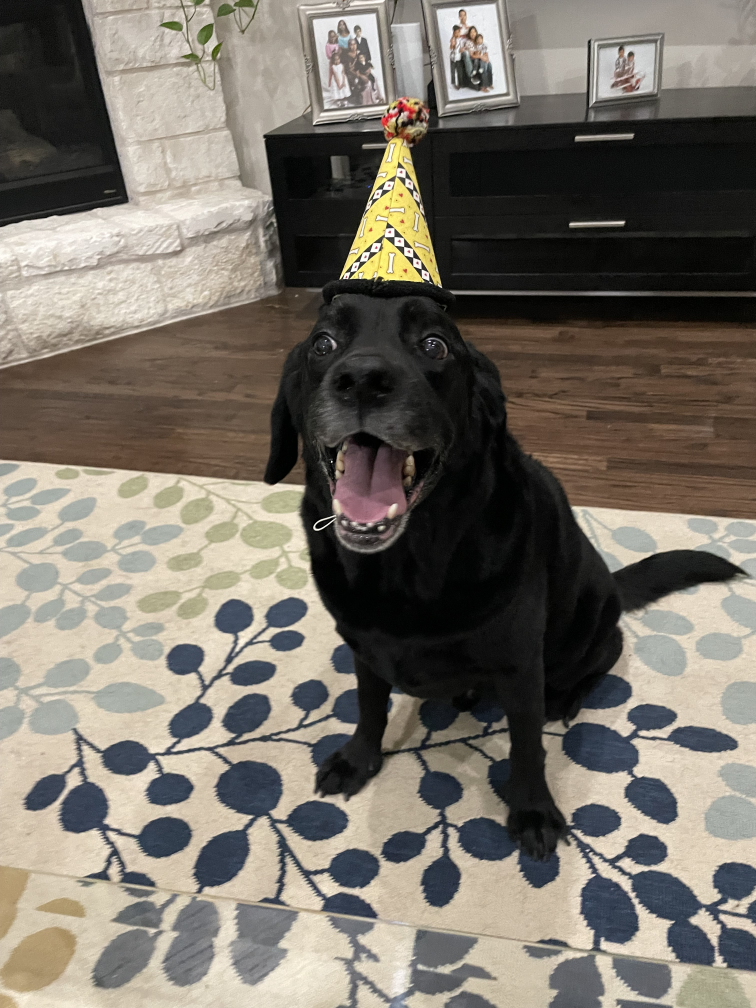
#> input picture assets/Birthday.jpeg, 3024 x 4032 px (shown at 1/4 size)
$ python shapes.py
#> lines starting #> are read from the running program, lines starting #| are printed output that depends on the picture
import cv2

'''
Displays image and closes window on any key press
Inputs:
- title: string title of image
- img: image to be displayed
Outputs:
- doesn't return anything, just displays image
'''
def showimg(title, img):
    cv2.imshow(title, img)
    cv2.waitKey(0)
    cv2.destroyAllWindows()

#read and resize image
img = cv2.imread("assets/Birthday.jpeg", cv2.IMREAD_COLOR)
#> img is the input picture: shape (4032, 3024, 3); mean B, G, R 104.2, 113.8, 119.9
img = cv2.resize(img, (800, 1000))
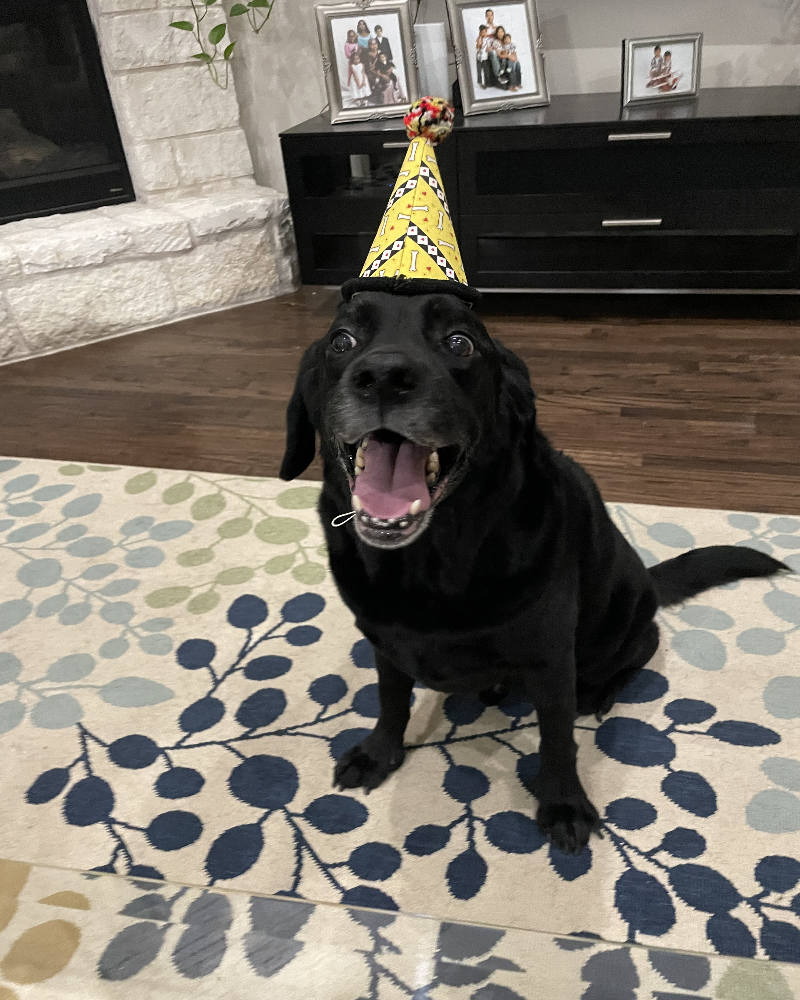
#> img: shape (1000, 800, 3); mean B, G, R 104.1, 113.7, 119.8

#Border
bordered = cv2.copyMakeBorder(img, 20, 20, 20, 20, borderType=cv2.BORDER_CONSTANT, value=(100, 50, 30))
showimg("Bordered Boomer", bordered)

#Line
teeth = bordered.copy()
teeth = cv2.line(teeth, (450, 470), (440, 500), color = (0, 0, 200), thickness=10)
teeth = cv2.line(teeth, (440, 470), (440, 500), color = (0, 0, 200), thickness=10)
#> teeth: shape (1040, 840, 3); mean B, G, R 103.7, 108.3, 112.3

teeth = cv2.line(teeth, (370, 465), (380, 500), color = (0, 0, 200), thickness=10)
teeth = cv2.line(teeth, (380, 465), (380, 500), color = (0, 0, 200), thickness=10)
#> teeth: shape (1040, 840, 3); mean B, G, R 103.7, 108.2, 112.4
showimg("Count-Boomer", teeth)

#Arrow
alien = bordered.copy()
alien = cv2.arrowedLine(alien, (410, 320), (410, 250), color=(0, 200, 0), thickness = 20, tipLength=0.2)
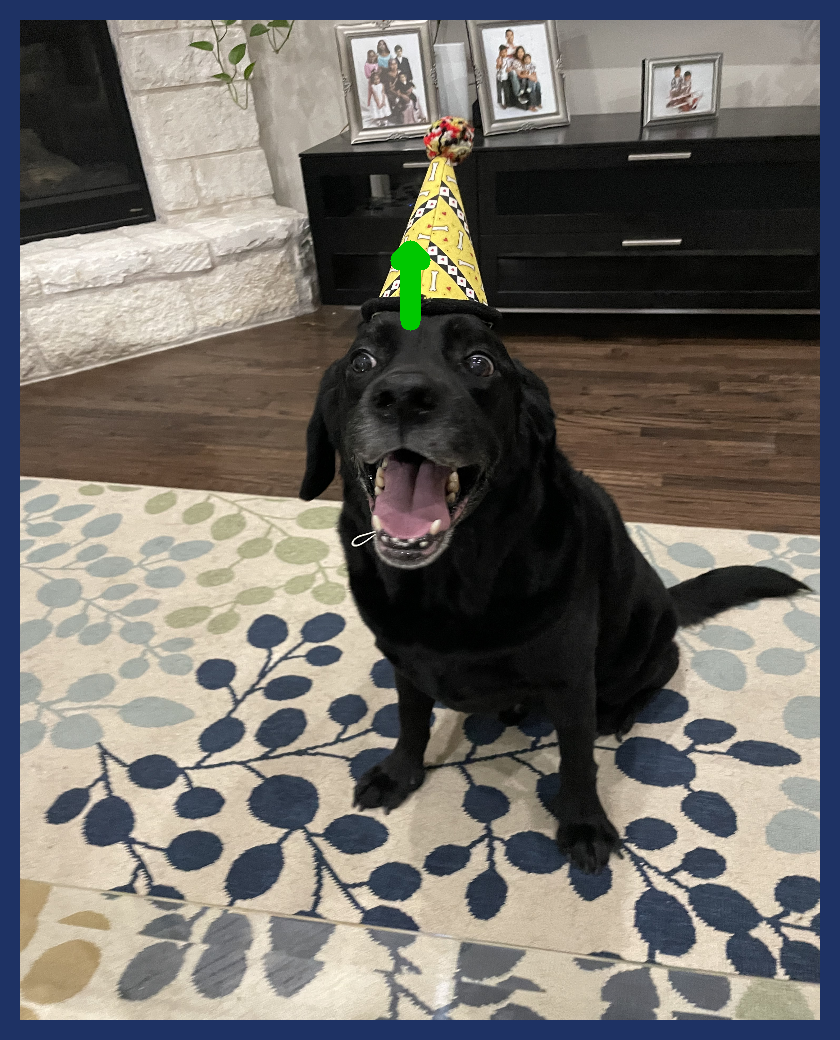
#> alien: shape (1040, 840, 3); mean B, G, R 103.5, 108.4, 111.8
showimg("Gleeb", alien)

#Circle
nerd = bordered.copy()
nerd = cv2.circle(nerd, center = (360, 360), color=(100, 100, 0), radius=30, thickness=10)
nerd = cv2.circle(nerd, center = (480, 360), color=(100, 100, 0), radius=30, thickness=10)
showimg("Nerd", nerd)

#Ellipse
round = bordered.copy()
round = cv2.ellipse(round, center=(500, 600), axes=(100, 200), angle=-30, startAngle=-35, endAngle=200, color=(100, 0, 100), thickness=50)
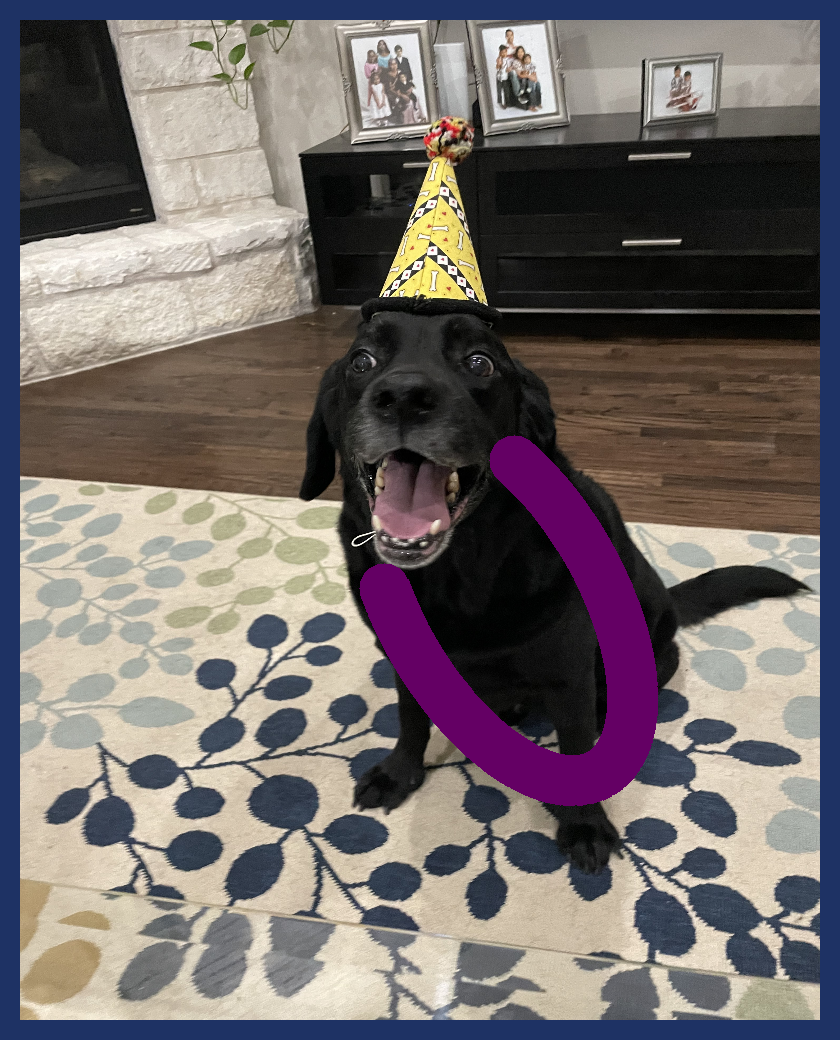
#> round: shape (1040, 840, 3); mean B, G, R 106.6, 106.9, 114.9
showimg("Round", round)

#Rectangle
rect = bordered.copy()
rect = cv2.rectangle(rect, pt1=(200, 400), pt2=(600, 600), color=(150, 150, 150), thickness=10)
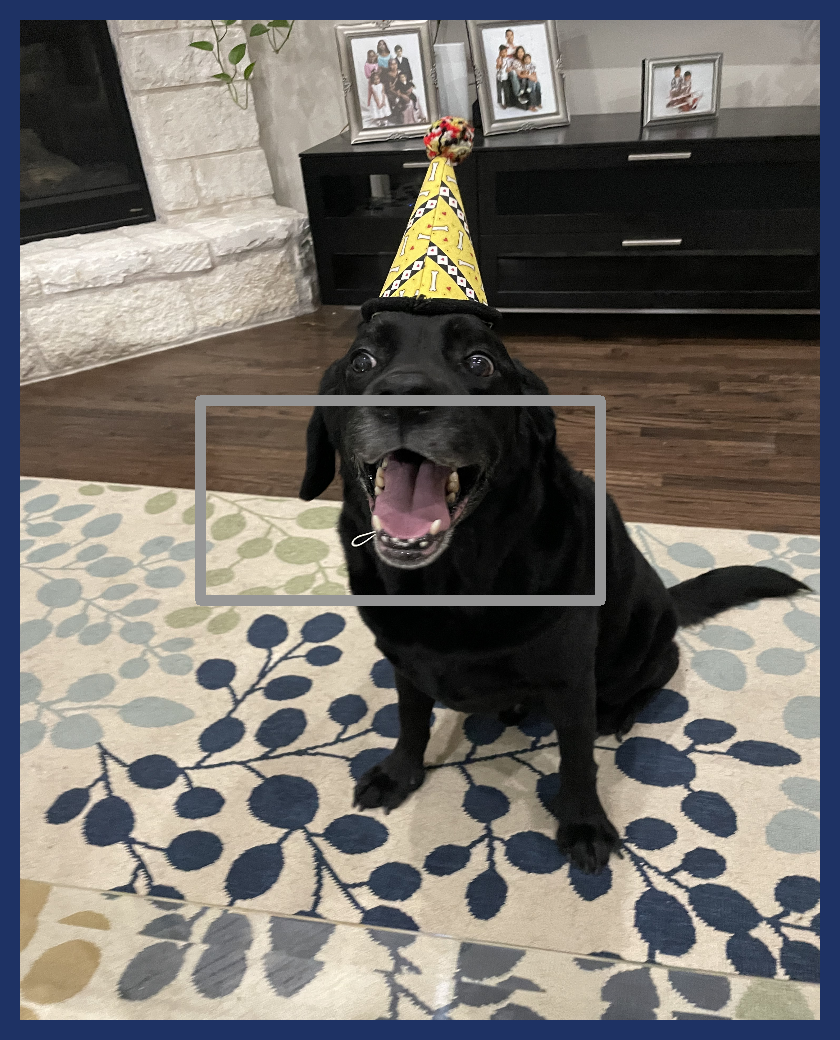
#> rect: shape (1040, 840, 3); mean B, G, R 105.1, 109.4, 113.2
showimg("Just a Rectangle", rect)

#Text
text = bordered.copy()
text = cv2.putText(text, "Boomer", org=(240, 250), fontFace=cv2.FONT_HERSHEY_TRIPLEX, fontScale=3, color=(200,200,0), thickness=10)
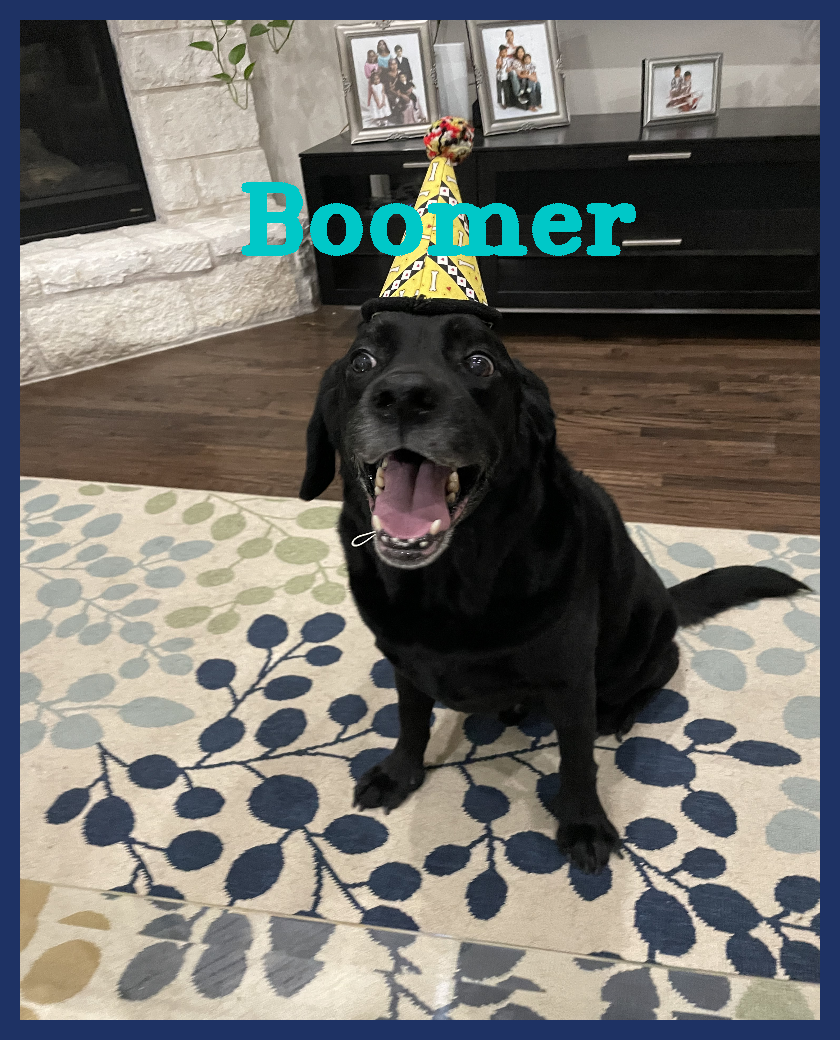
#> text: shape (1040, 840, 3); mean B, G, R 105.8, 110.1, 110.8
showimg("Boomer", text)
